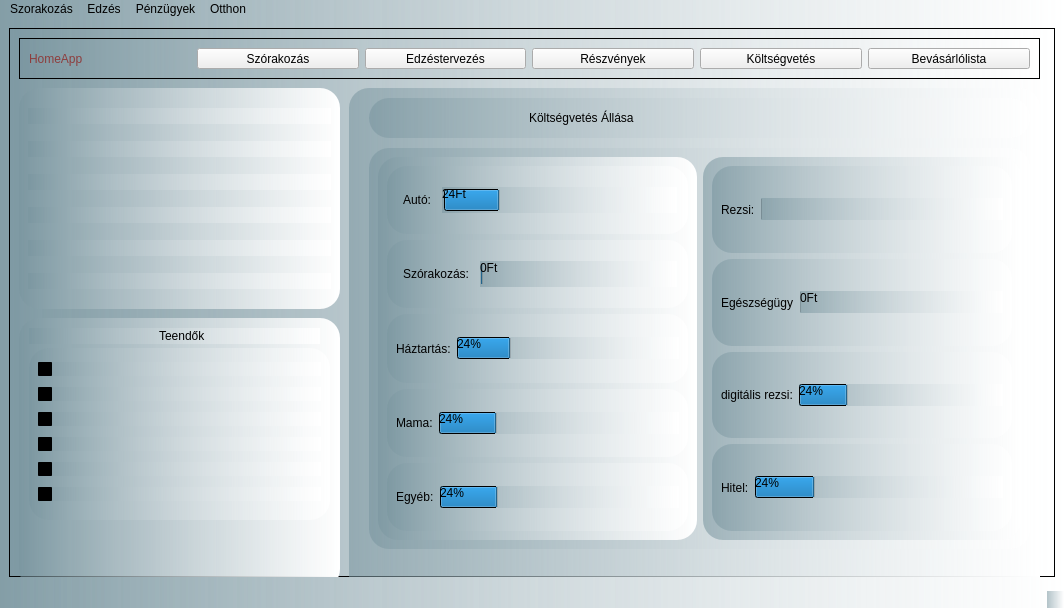
<?xml version="1.0" encoding="UTF-8"?>
<ui version="4.0">
 <class>HomeAppWidget</class>
 <widget class="QMainWindow" name="HomeAppWidget">
  <property name="geometry">
   <rect>
    <x>0</x>
    <y>0</y>
    <width>1064</width>
    <height>608</height>
   </rect>
  </property>
  <property name="windowTitle">
   <string>HomeAppWidget</string>
  </property>
  <property name="styleSheet">
   <string notr="true">background-color: qlineargradient(spread:pad, x1:0, y1:0, x2:1, y2:0, stop:0 rgba(121, 149, 159, 145), stop:1 rgba(255, 255, 255, 255));

color:#000000
</string>
  </property>
  <widget class="QWidget" name="centralwidget">
   <property name="styleSheet">
    <string notr="true">QLabel {
color:#000000;
background: none

}
Qprogressbar {
color:#000000;



}
</string>
   </property>
   <layout class="QVBoxLayout" name="verticalLayout_3">
    <item>
     <widget class="QFrame" name="frame">
      <property name="frameShape">
       <enum>QFrame::StyledPanel</enum>
      </property>
      <property name="frameShadow">
       <enum>QFrame::Raised</enum>
      </property>
      <widget class="QFrame" name="frame_2">
       <property name="geometry">
        <rect>
         <x>10</x>
         <y>10</y>
         <width>1021</width>
         <height>41</height>
        </rect>
       </property>
       <property name="frameShape">
        <enum>QFrame::StyledPanel</enum>
       </property>
       <property name="frameShadow">
        <enum>QFrame::Raised</enum>
       </property>
       <layout class="QHBoxLayout" name="horizontalLayout">
        <item>
         <widget class="QLabel" name="label">
          <property name="styleSheet">
           <string notr="true">color:#8D3D3D;
background: none</string>
          </property>
          <property name="text">
           <string>HomeApp</string>
          </property>
         </widget>
        </item>
        <item>
         <widget class="QPushButton" name="pushButton">
          <property name="styleSheet">
           <string notr="true">background: none;
color: #000000</string>
          </property>
          <property name="text">
           <string>Szórakozás</string>
          </property>
         </widget>
        </item>
        <item>
         <widget class="QPushButton" name="pushButton_2">
          <property name="styleSheet">
           <string notr="true">background: none;
color: #000000</string>
          </property>
          <property name="text">
           <string>Edzéstervezés</string>
          </property>
         </widget>
        </item>
        <item>
         <widget class="QPushButton" name="pushButton_3">
          <property name="styleSheet">
           <string notr="true">background: none;
color: #000000</string>
          </property>
          <property name="text">
           <string>Részvények</string>
          </property>
         </widget>
        </item>
        <item>
         <widget class="QPushButton" name="pushButton_4">
          <property name="styleSheet">
           <string notr="true">background: none;
color: #000000</string>
          </property>
          <property name="text">
           <string>Költségvetés</string>
          </property>
         </widget>
        </item>
        <item>
         <widget class="QPushButton" name="pushButton_5">
          <property name="styleSheet">
           <string notr="true">background: none;
color: #000000</string>
          </property>
          <property name="text">
           <string>Bevásárlólista</string>
          </property>
         </widget>
        </item>
       </layout>
      </widget>
      <widget class="QFrame" name="frame_3">
       <property name="geometry">
        <rect>
         <x>10</x>
         <y>60</y>
         <width>321</width>
         <height>221</height>
        </rect>
       </property>
       <property name="styleSheet">
        <string notr="true">border-radius: 20px
</string>
       </property>
       <property name="frameShape">
        <enum>QFrame::StyledPanel</enum>
       </property>
       <property name="frameShadow">
        <enum>QFrame::Raised</enum>
       </property>
       <layout class="QVBoxLayout" name="verticalLayout">
        <item>
         <widget class="QLineEdit" name="gyakorlat_1_LineEdit"/>
        </item>
        <item>
         <widget class="QLineEdit" name="gyakorlat_2_lineEdit"/>
        </item>
        <item>
         <widget class="QLineEdit" name="lineEdit_3"/>
        </item>
        <item>
         <widget class="QLineEdit" name="lineEdit_4"/>
        </item>
        <item>
         <widget class="QLineEdit" name="lineEdit_6"/>
        </item>
        <item>
         <widget class="QLineEdit" name="lineEdit_5"/>
        </item>
       </layout>
      </widget>
      <widget class="QFrame" name="frame_4">
       <property name="geometry">
        <rect>
         <x>10</x>
         <y>290</y>
         <width>321</width>
         <height>271</height>
        </rect>
       </property>
       <property name="styleSheet">
        <string notr="true">border-radius: 20px</string>
       </property>
       <property name="frameShape">
        <enum>QFrame::StyledPanel</enum>
       </property>
       <property name="frameShadow">
        <enum>QFrame::Raised</enum>
       </property>
       <widget class="QFrame" name="frame_6">
        <property name="geometry">
         <rect>
          <x>10</x>
          <y>10</y>
          <width>291</width>
          <height>16</height>
         </rect>
        </property>
        <property name="frameShape">
         <enum>QFrame::StyledPanel</enum>
        </property>
        <property name="frameShadow">
         <enum>QFrame::Raised</enum>
        </property>
        <widget class="QLabel" name="label_2">
         <property name="geometry">
          <rect>
           <x>130</x>
           <y>0</y>
           <width>58</width>
           <height>16</height>
          </rect>
         </property>
         <property name="styleSheet">
          <string notr="true">color:#000000;
background: none
</string>
         </property>
         <property name="text">
          <string>Teendők</string>
         </property>
        </widget>
       </widget>
       <widget class="QFrame" name="frame_7">
        <property name="geometry">
         <rect>
          <x>10</x>
          <y>30</y>
          <width>301</width>
          <height>172</height>
         </rect>
        </property>
        <property name="frameShape">
         <enum>QFrame::StyledPanel</enum>
        </property>
        <property name="frameShadow">
         <enum>QFrame::Raised</enum>
        </property>
        <layout class="QVBoxLayout" name="verticalLayout_2">
         <item>
          <widget class="QCheckBox" name="checkBox">
           <property name="text">
            <string/>
           </property>
          </widget>
         </item>
         <item>
          <widget class="QCheckBox" name="checkBox_2">
           <property name="text">
            <string/>
           </property>
          </widget>
         </item>
         <item>
          <widget class="QCheckBox" name="checkBox_3">
           <property name="text">
            <string/>
           </property>
          </widget>
         </item>
         <item>
          <widget class="QCheckBox" name="checkBox_4">
           <property name="text">
            <string/>
           </property>
          </widget>
         </item>
         <item>
          <widget class="QCheckBox" name="checkBox_5">
           <property name="text">
            <string/>
           </property>
          </widget>
         </item>
         <item>
          <widget class="QCheckBox" name="checkBox_6">
           <property name="text">
            <string/>
           </property>
          </widget>
         </item>
        </layout>
       </widget>
      </widget>
      <widget class="QFrame" name="frame_5">
       <property name="geometry">
        <rect>
         <x>340</x>
         <y>60</y>
         <width>691</width>
         <height>571</height>
        </rect>
       </property>
       <property name="styleSheet">
        <string notr="true">border-radius: 20px</string>
       </property>
       <property name="frameShape">
        <enum>QFrame::StyledPanel</enum>
       </property>
       <property name="frameShadow">
        <enum>QFrame::Raised</enum>
       </property>
       <widget class="QFrame" name="frame_8">
        <property name="geometry">
         <rect>
          <x>20</x>
          <y>10</y>
          <width>661</width>
          <height>40</height>
         </rect>
        </property>
        <property name="frameShape">
         <enum>QFrame::StyledPanel</enum>
        </property>
        <property name="frameShadow">
         <enum>QFrame::Raised</enum>
        </property>
        <widget class="QLabel" name="label_3">
         <property name="geometry">
          <rect>
           <x>160</x>
           <y>10</y>
           <width>117</width>
           <height>20</height>
          </rect>
         </property>
         <property name="styleSheet">
          <string notr="true">background: none;
color:#000000
</string>
         </property>
         <property name="text">
          <string>Költségvetés Állása</string>
         </property>
        </widget>
       </widget>
       <widget class="QFrame" name="koltsegvetes_kimutatas">
        <property name="geometry">
         <rect>
          <x>20</x>
          <y>60</y>
          <width>661</width>
          <height>401</height>
         </rect>
        </property>
        <property name="styleSheet">
         <string notr="true">Qframe.TextLabel {
color:#000000;
background: none
}</string>
        </property>
        <property name="frameShape">
         <enum>QFrame::StyledPanel</enum>
        </property>
        <property name="frameShadow">
         <enum>QFrame::Raised</enum>
        </property>
        <layout class="QHBoxLayout" name="horizontalLayout_11">
         <item>
          <widget class="QFrame" name="right_koltsegvetes_frame">
           <property name="frameShape">
            <enum>QFrame::StyledPanel</enum>
           </property>
           <property name="frameShadow">
            <enum>QFrame::Raised</enum>
           </property>
           <layout class="QVBoxLayout" name="verticalLayout_4">
            <item>
             <widget class="QFrame" name="auto_frame">
              <property name="styleSheet">
               <string notr="true">padding: 2px</string>
              </property>
              <property name="frameShape">
               <enum>QFrame::StyledPanel</enum>
              </property>
              <property name="frameShadow">
               <enum>QFrame::Raised</enum>
              </property>
              <layout class="QHBoxLayout" name="horizontalLayout_2">
               <item>
                <widget class="QLabel" name="label_4">
                 <property name="text">
                  <string>Autó:</string>
                 </property>
                </widget>
               </item>
               <item>
                <widget class="QProgressBar" name="progressBar">
                 <property name="palette">
                  <palette>
                   <active>
                    <colorrole role="WindowText">
                     <brush brushstyle="SolidPattern">
                      <color alpha="255">
                       <red>0</red>
                       <green>0</green>
                       <blue>0</blue>
                      </color>
                     </brush>
                    </colorrole>
                    <colorrole role="Button">
                     <brush brushstyle="LinearGradientPattern">
                      <gradient startx="0.000000000000000" starty="0.000000000000000" endx="1.000000000000000" endy="0.000000000000000" type="LinearGradient" spread="PadSpread" coordinatemode="ObjectBoundingMode">
                       <gradientstop position="0.000000000000000">
                        <color alpha="145">
                         <red>121</red>
                         <green>149</green>
                         <blue>159</blue>
                        </color>
                       </gradientstop>
                       <gradientstop position="1.000000000000000">
                        <color alpha="255">
                         <red>255</red>
                         <green>255</green>
                         <blue>255</blue>
                        </color>
                       </gradientstop>
                      </gradient>
                     </brush>
                    </colorrole>
                    <colorrole role="Text">
                     <brush brushstyle="SolidPattern">
                      <color alpha="255">
                       <red>0</red>
                       <green>0</green>
                       <blue>0</blue>
                      </color>
                     </brush>
                    </colorrole>
                    <colorrole role="ButtonText">
                     <brush brushstyle="SolidPattern">
                      <color alpha="255">
                       <red>0</red>
                       <green>0</green>
                       <blue>0</blue>
                      </color>
                     </brush>
                    </colorrole>
                    <colorrole role="Base">
                     <brush brushstyle="LinearGradientPattern">
                      <gradient startx="0.000000000000000" starty="0.000000000000000" endx="1.000000000000000" endy="0.000000000000000" type="LinearGradient" spread="PadSpread" coordinatemode="ObjectBoundingMode">
                       <gradientstop position="0.000000000000000">
                        <color alpha="145">
                         <red>121</red>
                         <green>149</green>
                         <blue>159</blue>
                        </color>
                       </gradientstop>
                       <gradientstop position="1.000000000000000">
                        <color alpha="255">
                         <red>255</red>
                         <green>255</green>
                         <blue>255</blue>
                        </color>
                       </gradientstop>
                      </gradient>
                     </brush>
                    </colorrole>
                    <colorrole role="Window">
                     <brush brushstyle="LinearGradientPattern">
                      <gradient startx="0.000000000000000" starty="0.000000000000000" endx="1.000000000000000" endy="0.000000000000000" type="LinearGradient" spread="PadSpread" coordinatemode="ObjectBoundingMode">
                       <gradientstop position="0.000000000000000">
                        <color alpha="145">
                         <red>121</red>
                         <green>149</green>
                         <blue>159</blue>
                        </color>
                       </gradientstop>
                       <gradientstop position="1.000000000000000">
                        <color alpha="255">
                         <red>255</red>
                         <green>255</green>
                         <blue>255</blue>
                        </color>
                       </gradientstop>
                      </gradient>
                     </brush>
                    </colorrole>
                    <colorrole role="PlaceholderText">
                     <brush brushstyle="SolidPattern">
                      <color alpha="128">
                       <red>0</red>
                       <green>0</green>
                       <blue>0</blue>
                      </color>
                     </brush>
                    </colorrole>
                   </active>
                   <inactive>
                    <colorrole role="WindowText">
                     <brush brushstyle="SolidPattern">
                      <color alpha="255">
                       <red>0</red>
                       <green>0</green>
                       <blue>0</blue>
                      </color>
                     </brush>
                    </colorrole>
                    <colorrole role="Button">
                     <brush brushstyle="LinearGradientPattern">
                      <gradient startx="0.000000000000000" starty="0.000000000000000" endx="1.000000000000000" endy="0.000000000000000" type="LinearGradient" spread="PadSpread" coordinatemode="ObjectBoundingMode">
                       <gradientstop position="0.000000000000000">
                        <color alpha="145">
                         <red>121</red>
                         <green>149</green>
                         <blue>159</blue>
                        </color>
                       </gradientstop>
                       <gradientstop position="1.000000000000000">
                        <color alpha="255">
                         <red>255</red>
                         <green>255</green>
                         <blue>255</blue>
                        </color>
                       </gradientstop>
                      </gradient>
                     </brush>
                    </colorrole>
                    <colorrole role="Text">
                     <brush brushstyle="SolidPattern">
                      <color alpha="255">
                       <red>0</red>
                       <green>0</green>
                       <blue>0</blue>
                      </color>
                     </brush>
                    </colorrole>
                    <colorrole role="ButtonText">
                     <brush brushstyle="SolidPattern">
                      <color alpha="255">
                       <red>0</red>
                       <green>0</green>
                       <blue>0</blue>
                      </color>
                     </brush>
                    </colorrole>
                    <colorrole role="Base">
                     <brush brushstyle="LinearGradientPattern">
                      <gradient startx="0.000000000000000" starty="0.000000000000000" endx="1.000000000000000" endy="0.000000000000000" type="LinearGradient" spread="PadSpread" coordinatemode="ObjectBoundingMode">
                       <gradientstop position="0.000000000000000">
                        <color alpha="145">
                         <red>121</red>
                         <green>149</green>
                         <blue>159</blue>
                        </color>
                       </gradientstop>
                       <gradientstop position="1.000000000000000">
                        <color alpha="255">
                         <red>255</red>
                         <green>255</green>
                         <blue>255</blue>
                        </color>
                       </gradientstop>
                      </gradient>
                     </brush>
                    </colorrole>
                    <colorrole role="Window">
                     <brush brushstyle="LinearGradientPattern">
                      <gradient startx="0.000000000000000" starty="0.000000000000000" endx="1.000000000000000" endy="0.000000000000000" type="LinearGradient" spread="PadSpread" coordinatemode="ObjectBoundingMode">
                       <gradientstop position="0.000000000000000">
                        <color alpha="145">
                         <red>121</red>
                         <green>149</green>
                         <blue>159</blue>
                        </color>
                       </gradientstop>
                       <gradientstop position="1.000000000000000">
                        <color alpha="255">
                         <red>255</red>
                         <green>255</green>
                         <blue>255</blue>
                        </color>
                       </gradientstop>
                      </gradient>
                     </brush>
                    </colorrole>
                    <colorrole role="PlaceholderText">
                     <brush brushstyle="SolidPattern">
                      <color alpha="128">
                       <red>0</red>
                       <green>0</green>
                       <blue>0</blue>
                      </color>
                     </brush>
                    </colorrole>
                   </inactive>
                   <disabled>
                    <colorrole role="WindowText">
                     <brush brushstyle="SolidPattern">
                      <color alpha="255">
                       <red>0</red>
                       <green>0</green>
                       <blue>0</blue>
                      </color>
                     </brush>
                    </colorrole>
                    <colorrole role="Button">
                     <brush brushstyle="LinearGradientPattern">
                      <gradient startx="0.000000000000000" starty="0.000000000000000" endx="1.000000000000000" endy="0.000000000000000" type="LinearGradient" spread="PadSpread" coordinatemode="ObjectBoundingMode">
                       <gradientstop position="0.000000000000000">
                        <color alpha="145">
                         <red>121</red>
                         <green>149</green>
                         <blue>159</blue>
                        </color>
                       </gradientstop>
                       <gradientstop position="1.000000000000000">
                        <color alpha="255">
                         <red>255</red>
                         <green>255</green>
                         <blue>255</blue>
                        </color>
                       </gradientstop>
                      </gradient>
                     </brush>
                    </colorrole>
                    <colorrole role="Text">
                     <brush brushstyle="SolidPattern">
                      <color alpha="255">
                       <red>0</red>
                       <green>0</green>
                       <blue>0</blue>
                      </color>
                     </brush>
                    </colorrole>
                    <colorrole role="ButtonText">
                     <brush brushstyle="SolidPattern">
                      <color alpha="255">
                       <red>0</red>
                       <green>0</green>
                       <blue>0</blue>
                      </color>
                     </brush>
                    </colorrole>
                    <colorrole role="Base">
                     <brush brushstyle="LinearGradientPattern">
                      <gradient startx="0.000000000000000" starty="0.000000000000000" endx="1.000000000000000" endy="0.000000000000000" type="LinearGradient" spread="PadSpread" coordinatemode="ObjectBoundingMode">
                       <gradientstop position="0.000000000000000">
                        <color alpha="145">
                         <red>121</red>
                         <green>149</green>
                         <blue>159</blue>
                        </color>
                       </gradientstop>
                       <gradientstop position="1.000000000000000">
                        <color alpha="255">
                         <red>255</red>
                         <green>255</green>
                         <blue>255</blue>
                        </color>
                       </gradientstop>
                      </gradient>
                     </brush>
                    </colorrole>
                    <colorrole role="Window">
                     <brush brushstyle="LinearGradientPattern">
                      <gradient startx="0.000000000000000" starty="0.000000000000000" endx="1.000000000000000" endy="0.000000000000000" type="LinearGradient" spread="PadSpread" coordinatemode="ObjectBoundingMode">
                       <gradientstop position="0.000000000000000">
                        <color alpha="145">
                         <red>121</red>
                         <green>149</green>
                         <blue>159</blue>
                        </color>
                       </gradientstop>
                       <gradientstop position="1.000000000000000">
                        <color alpha="255">
                         <red>255</red>
                         <green>255</green>
                         <blue>255</blue>
                        </color>
                       </gradientstop>
                      </gradient>
                     </brush>
                    </colorrole>
                    <colorrole role="PlaceholderText">
                     <brush brushstyle="SolidPattern">
                      <color alpha="128">
                       <red>0</red>
                       <green>0</green>
                       <blue>0</blue>
                      </color>
                     </brush>
                    </colorrole>
                   </disabled>
                  </palette>
                 </property>
                 <property name="autoFillBackground">
                  <bool>false</bool>
                 </property>
                 <property name="styleSheet">
                  <string notr="true">color:#000000</string>
                 </property>
                 <property name="value">
                  <number>24</number>
                 </property>
                 <property name="invertedAppearance">
                  <bool>false</bool>
                 </property>
                 <property name="format">
                  <string>%vFt</string>
                 </property>
                </widget>
               </item>
              </layout>
             </widget>
            </item>
            <item>
             <widget class="QFrame" name="egeszsegugy_frame">
              <property name="styleSheet">
               <string notr="true">padding: 2px</string>
              </property>
              <property name="frameShape">
               <enum>QFrame::StyledPanel</enum>
              </property>
              <property name="frameShadow">
               <enum>QFrame::Raised</enum>
              </property>
              <layout class="QHBoxLayout" name="horizontalLayout_3">
               <item>
                <widget class="QLabel" name="label_5">
                 <property name="text">
                  <string>Szórakozás:</string>
                 </property>
                </widget>
               </item>
               <item>
                <widget class="QProgressBar" name="progressBar_2">
                 <property name="value">
                  <number>0</number>
                 </property>
                 <property name="invertedAppearance">
                  <bool>false</bool>
                 </property>
                 <property name="textDirection">
                  <enum>QProgressBar::TopToBottom</enum>
                 </property>
                 <property name="format">
                  <string>%vFt</string>
                 </property>
                </widget>
               </item>
              </layout>
             </widget>
            </item>
            <item>
             <widget class="QFrame" name="szorakozas_frame">
              <property name="frameShape">
               <enum>QFrame::StyledPanel</enum>
              </property>
              <property name="frameShadow">
               <enum>QFrame::Raised</enum>
              </property>
              <layout class="QHBoxLayout" name="horizontalLayout_4">
               <item>
                <widget class="QLabel" name="label_6">
                 <property name="text">
                  <string>Háztartás:</string>
                 </property>
                </widget>
               </item>
               <item>
                <widget class="QProgressBar" name="haztartas_progressbar">
                 <property name="value">
                  <number>24</number>
                 </property>
                </widget>
               </item>
              </layout>
             </widget>
            </item>
            <item>
             <widget class="QFrame" name="haztartas_frame">
              <property name="frameShape">
               <enum>QFrame::StyledPanel</enum>
              </property>
              <property name="frameShadow">
               <enum>QFrame::Raised</enum>
              </property>
              <layout class="QHBoxLayout" name="horizontalLayout_5">
               <item>
                <widget class="QLabel" name="label_7">
                 <property name="text">
                  <string>Mama:</string>
                 </property>
                </widget>
               </item>
               <item>
                <widget class="QProgressBar" name="progressBar_4">
                 <property name="value">
                  <number>24</number>
                 </property>
                </widget>
               </item>
              </layout>
             </widget>
            </item>
            <item>
             <widget class="QFrame" name="rezsi_frame">
              <property name="frameShape">
               <enum>QFrame::StyledPanel</enum>
              </property>
              <property name="frameShadow">
               <enum>QFrame::Raised</enum>
              </property>
              <layout class="QHBoxLayout" name="horizontalLayout_10">
               <item>
                <widget class="QLabel" name="label_12">
                 <property name="text">
                  <string>Egyéb:</string>
                 </property>
                </widget>
               </item>
               <item>
                <widget class="QProgressBar" name="progressBar_9">
                 <property name="value">
                  <number>24</number>
                 </property>
                </widget>
               </item>
              </layout>
             </widget>
            </item>
           </layout>
          </widget>
         </item>
         <item>
          <widget class="QFrame" name="left_koltsegvetes_frame">
           <property name="frameShape">
            <enum>QFrame::StyledPanel</enum>
           </property>
           <property name="frameShadow">
            <enum>QFrame::Raised</enum>
           </property>
           <layout class="QVBoxLayout" name="verticalLayout_5">
            <item>
             <widget class="QFrame" name="mama_frame">
              <property name="frameShape">
               <enum>QFrame::StyledPanel</enum>
              </property>
              <property name="frameShadow">
               <enum>QFrame::Raised</enum>
              </property>
              <layout class="QHBoxLayout" name="horizontalLayout_7">
               <item>
                <widget class="QLabel" name="label_9">
                 <property name="text">
                  <string>Rezsi:</string>
                 </property>
                </widget>
               </item>
               <item>
                <widget class="QProgressBar" name="progressBar_6">
                 <property name="value">
                  <number>0</number>
                 </property>
                 <property name="format">
                  <string/>
                 </property>
                </widget>
               </item>
              </layout>
             </widget>
            </item>
            <item>
             <widget class="QFrame" name="egyeb_frame">
              <property name="frameShape">
               <enum>QFrame::StyledPanel</enum>
              </property>
              <property name="frameShadow">
               <enum>QFrame::Raised</enum>
              </property>
              <layout class="QHBoxLayout" name="horizontalLayout_8">
               <item>
                <widget class="QLabel" name="label_10">
                 <property name="text">
                  <string>Egészségügy</string>
                 </property>
                </widget>
               </item>
               <item>
                <widget class="QProgressBar" name="progressBar_7">
                 <property name="styleSheet">
                  <string notr="true"/>
                 </property>
                 <property name="value">
                  <number>0</number>
                 </property>
                 <property name="orientation">
                  <enum>Qt::Horizontal</enum>
                 </property>
                 <property name="format">
                  <string>%vFt</string>
                 </property>
                </widget>
               </item>
              </layout>
             </widget>
            </item>
            <item>
             <widget class="QFrame" name="hitel_frame">
              <property name="frameShape">
               <enum>QFrame::StyledPanel</enum>
              </property>
              <property name="frameShadow">
               <enum>QFrame::Raised</enum>
              </property>
              <layout class="QHBoxLayout" name="horizontalLayout_9">
               <item>
                <widget class="QLabel" name="label_11">
                 <property name="text">
                  <string>digitális rezsi:</string>
                 </property>
                </widget>
               </item>
               <item>
                <widget class="QProgressBar" name="progressBar_8">
                 <property name="value">
                  <number>24</number>
                 </property>
                </widget>
               </item>
              </layout>
             </widget>
            </item>
            <item>
             <widget class="QFrame" name="digitalis_rezsi_frame">
              <property name="frameShape">
               <enum>QFrame::StyledPanel</enum>
              </property>
              <property name="frameShadow">
               <enum>QFrame::Raised</enum>
              </property>
              <layout class="QHBoxLayout" name="horizontalLayout_6">
               <item>
                <widget class="QLabel" name="label_8">
                 <property name="text">
                  <string>Hitel:</string>
                 </property>
                </widget>
               </item>
               <item>
                <widget class="QProgressBar" name="progressBar_5">
                 <property name="value">
                  <number>24</number>
                 </property>
                </widget>
               </item>
              </layout>
             </widget>
            </item>
           </layout>
          </widget>
         </item>
        </layout>
       </widget>
      </widget>
     </widget>
    </item>
   </layout>
  </widget>
  <widget class="QMenuBar" name="menubar">
   <property name="geometry">
    <rect>
     <x>0</x>
     <y>0</y>
     <width>1064</width>
     <height>24</height>
    </rect>
   </property>
   <widget class="QMenu" name="menuSzorakoz_s">
    <property name="title">
     <string>Szorakozás</string>
    </property>
    <addaction name="actionFilmek"/>
    <addaction name="actionSorozatok"/>
   </widget>
   <widget class="QMenu" name="menuEdz_s">
    <property name="title">
     <string>Edzés</string>
    </property>
    <addaction name="actionEdz_stervez_s"/>
    <addaction name="actionEdz_sterv"/>
    <addaction name="actionTestkompozici"/>
    <addaction name="actionEdz_sadatok_felvitele"/>
   </widget>
   <widget class="QMenu" name="menuP_nz_gyek">
    <property name="title">
     <string>Pénzügyek</string>
    </property>
    <widget class="QMenu" name="menuK_lts_gvet_s">
     <property name="title">
      <string>Költségvetés</string>
     </property>
     <addaction name="actionK_lts_gvet_s_tervez"/>
     <addaction name="actionk_lts_gvet_s_kimutat_sok"/>
     <addaction name="actionStatisztik_k"/>
    </widget>
    <addaction name="menuK_lts_gvet_s"/>
    <addaction name="actionB_rkalkul_tor"/>
    <addaction name="actionMegtakar_t_sok"/>
    <addaction name="actionR_szv_nyek"/>
   </widget>
   <widget class="QMenu" name="menuOtthon">
    <property name="title">
     <string>Otthon</string>
    </property>
    <addaction name="actionHeti_teend_k"/>
    <addaction name="actionNapt_r"/>
    <addaction name="actionKarbantart_s"/>
   </widget>
   <addaction name="menuSzorakoz_s"/>
   <addaction name="menuEdz_s"/>
   <addaction name="menuP_nz_gyek"/>
   <addaction name="menuOtthon"/>
  </widget>
  <widget class="QStatusBar" name="statusbar"/>
  <action name="actionFilmek">
   <property name="text">
    <string>Filmek</string>
   </property>
  </action>
  <action name="actionSorozatok">
   <property name="text">
    <string>Sorozatok</string>
   </property>
  </action>
  <action name="actionEdz_stervez_s">
   <property name="text">
    <string>Edzéstervezés</string>
   </property>
  </action>
  <action name="actionEdz_sterv">
   <property name="text">
    <string>Edzésterv</string>
   </property>
  </action>
  <action name="actionTestkompozici">
   <property name="text">
    <string>Testkompozició</string>
   </property>
  </action>
  <action name="actionEdz_sadatok_felvitele">
   <property name="text">
    <string>Edzésadatok felvitele</string>
   </property>
  </action>
  <action name="actionB_rkalkul_tor">
   <property name="text">
    <string>Bérkalkulátor</string>
   </property>
  </action>
  <action name="actionMegtakar_t_sok">
   <property name="text">
    <string>Megtakarítások</string>
   </property>
  </action>
  <action name="actionR_szv_nyek">
   <property name="text">
    <string>Részvények</string>
   </property>
  </action>
  <action name="actionK_lts_gvet_s_tervez">
   <property name="text">
    <string>Költségvetés tervező</string>
   </property>
  </action>
  <action name="actionk_lts_gvet_s_kimutat_sok">
   <property name="text">
    <string>költségvetés kimutatások</string>
   </property>
  </action>
  <action name="actionStatisztik_k">
   <property name="text">
    <string>Statisztikák</string>
   </property>
  </action>
  <action name="actionHeti_teend_k">
   <property name="text">
    <string>Heti teendők</string>
   </property>
  </action>
  <action name="actionNapt_r">
   <property name="text">
    <string>Naptár</string>
   </property>
  </action>
  <action name="actionKarbantart_s">
   <property name="text">
    <string>Karbantartás</string>
   </property>
  </action>
 </widget>
 <resources/>
 <connections/>
</ui>
